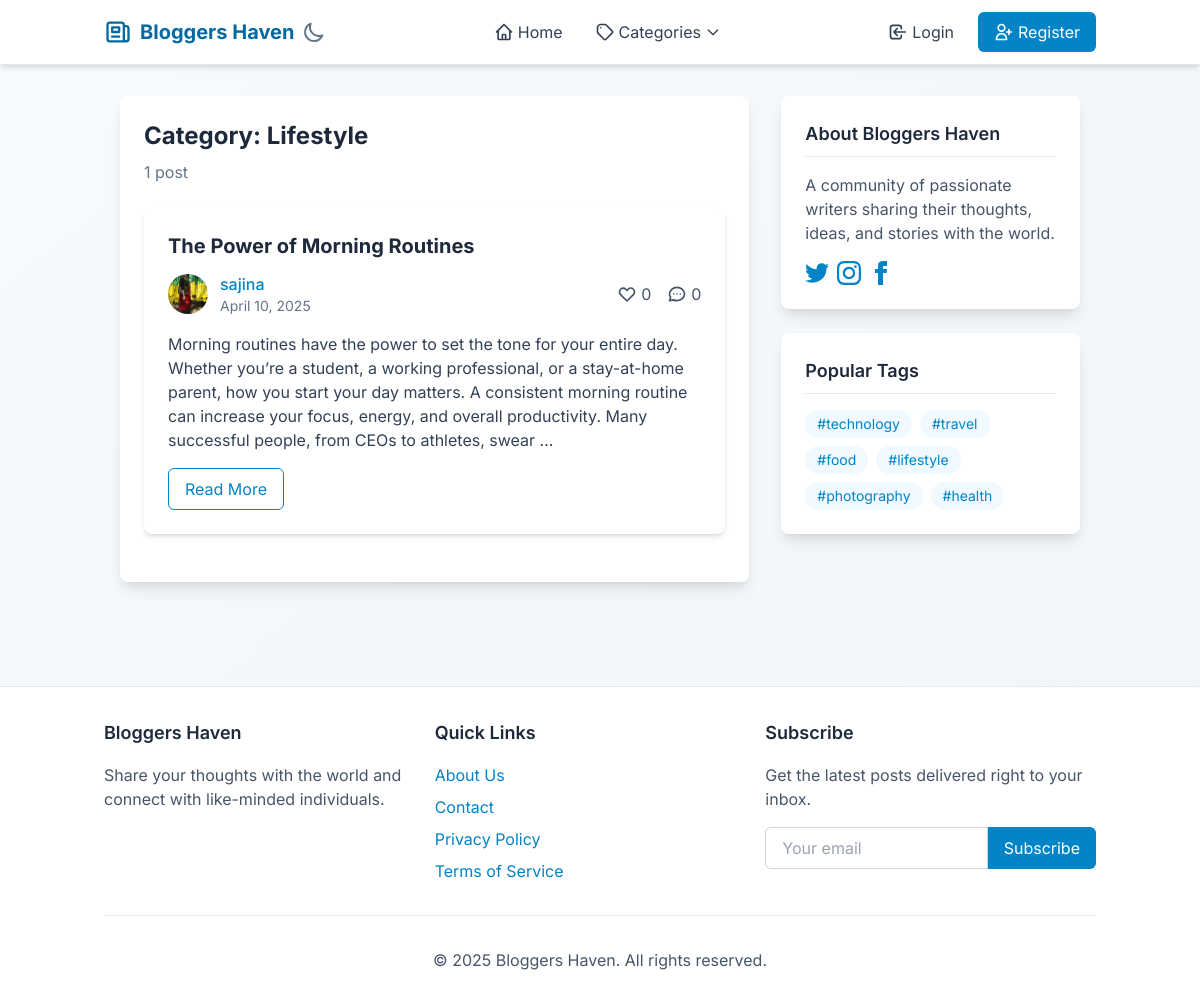
The app's page /category/lifestyle/ with its own data.
### blog/models.py (models this page shows, shortened)
class Category(models.Model):
    name = models.CharField(max_length=100, unique=True)
    slug = models.SlugField(max_length=100, unique=True)
    description = models.TextField(blank=True)
    class Meta:
        verbose_name_plural = 'Categories'
    def get_absolute_url(self):
        return reverse('category-blogs', kwargs={'slug': self.slug})

class Post(models.Model):
    title = models.CharField(max_length=200)
    content = models.TextField()
    date_posted = models.DateTimeField(default=timezone.now)
    author = models.ForeignKey(User, on_delete=models.CASCADE)
    category = models.ForeignKey(Category, on_delete=models.SET_NULL, null=True, related_name='posts')
    likes = models.ManyToManyField(User, related_name='blog_posts', blank=True)
    def total_likes(self):
        return self.likes.count()

### users/models.py (models this page shows, shortened)
class Profile(models.Model):
    user = models.OneToOneField(User, on_delete=models.CASCADE)
    image = models.ImageField(upload_to='profile_pics', default='default.jpg')
    bio = models.TextField(max_length=500, blank=True)

### blog/views.py (the view)
# urls.py: path('category/<slug:slug>/', CategoryPostListView.as_view(), name='category-blogs'),
class CategoryPostListView(ListView):
    model = Post
    template_name = 'blog/blogs_by_category.html'
    context_object_name = 'posts'
    paginate_by = 5
    def get_queryset(self):
        category = get_object_or_404(Category, slug=self.kwargs.get('slug'))
        return Post.objects.filter(category=category).order_by('-date_posted')
    def get_context_data(self, **kwargs):
        context = super().get_context_data(**kwargs)
        context['category'] = get_object_or_404(Category, slug=self.kwargs.get('slug'))
        return context

### blog/context_processors.py (called while the page is built)
def categories(request):
    return {
        'categories': Category.objects.all()
    }

### blog/templates/blog/blogs_by_category.html (shortened to what this page needs)
{% extends "blog/base.html" %}
{% block content %}
    <div class="mb-6">
        <h1 class="text-2xl font-bold text-secondary-800 dark:text-gray-100 mb-2">Category: {{ category.name }}</h1>
        <p class="text-secondary-500 dark:text-gray-400">{{ page_obj.paginator.count }} post{{ page_obj.paginator.count|pluralize }}</p>
    </div>
    {% for post in posts %}
        <article class="bg-white dark:bg-dark-200 rounded-lg shadow-md dark:shadow-dark-soft p-6 mb-6 transition-colors duration-300">
            <div class="flex justify-between items-center mb-3">
                <div>
                    <a class="text-xl font-bold text-secondary-800 dark:text-gray-100 hover:text-primary-600 dark:hover:text-primary-400 transition duration-300" href="{% url 'post-detail' post.id %}">{{ post.title }}</a>
                </div>
            </div>
            <div class="flex justify-between items-center">
                <div class="flex items-center">
                    <img class="rounded-full mr-3 w-10 h-10 object-cover" src="{{ post.author.profile.image.url }}" alt="Profile Image">
                    <div>
                        <a class="text-primary-600 dark:text-primary-400 hover:text-primary-700 dark:hover:text-primary-300 font-medium transition duration-300" href="{% url 'user-posts' post.author.username %}">{{ post.author }}</a>
                        <span class="text-secondary-500 dark:text-gray-400 text-sm block">{{ post.date_posted|date:"F d, Y" }}</span>
                    </div>
                </div>
                <div class="flex items-center text-secondary-600 dark:text-gray-300">
                    <span class="mr-4 flex items-center">
                        {{ post.total_likes }}
                    </span>
                    <span class="flex items-center">
                        {{ post.comments.count }}
                    </span>
                </div>
            </div>
            <p class="mt-4 text-secondary-700 dark:text-gray-200">{{ post.content|truncatewords:50 }}</p>
            <a href="{% url 'post-detail' post.id %}" class="inline-block mt-4 px-4 py-2 border border-primary-600 dark:border-primary-500 text-primary-600 dark:text-primary-400 rounded-md hover:bg-primary-600 hover:text-white dark:hover:bg-primary-700 transition duration-300">Read More</a>
        </article>
    {% empty %}
        <div class="bg-white dark:bg-dark-200 rounded-lg shadow-md dark:shadow-dark-soft p-6 mb-6 transition-colors duration-300">
            <p class="text-secondary-700 dark:text-gray-200">No posts available in this category.</p>
        </div>
    {% endfor %}
{% endblock content %}

### blog/templates/blog/base.html (style rules this page uses)
body { font-family: 'Inter', sans-serif; }

### records on screen
Category: name "Lifestyle"
Post: title "The Power of Morning Routines", author.profile.image (picture), author "sajina", date_posted "April 10, 2025", total_likes "0", comments.count "0", content "Morning routines have the power to set the tone for your entire day. Whether you’re a student, a working professional, or a stay-at-home parent, how you start your day matters. A consistent morning routine can increase your focus, energy, and overall productivity. Many successful people, from CEOs to athletes, swear …"

### other values on screen
{{ page_obj.paginator.count }} "1"
